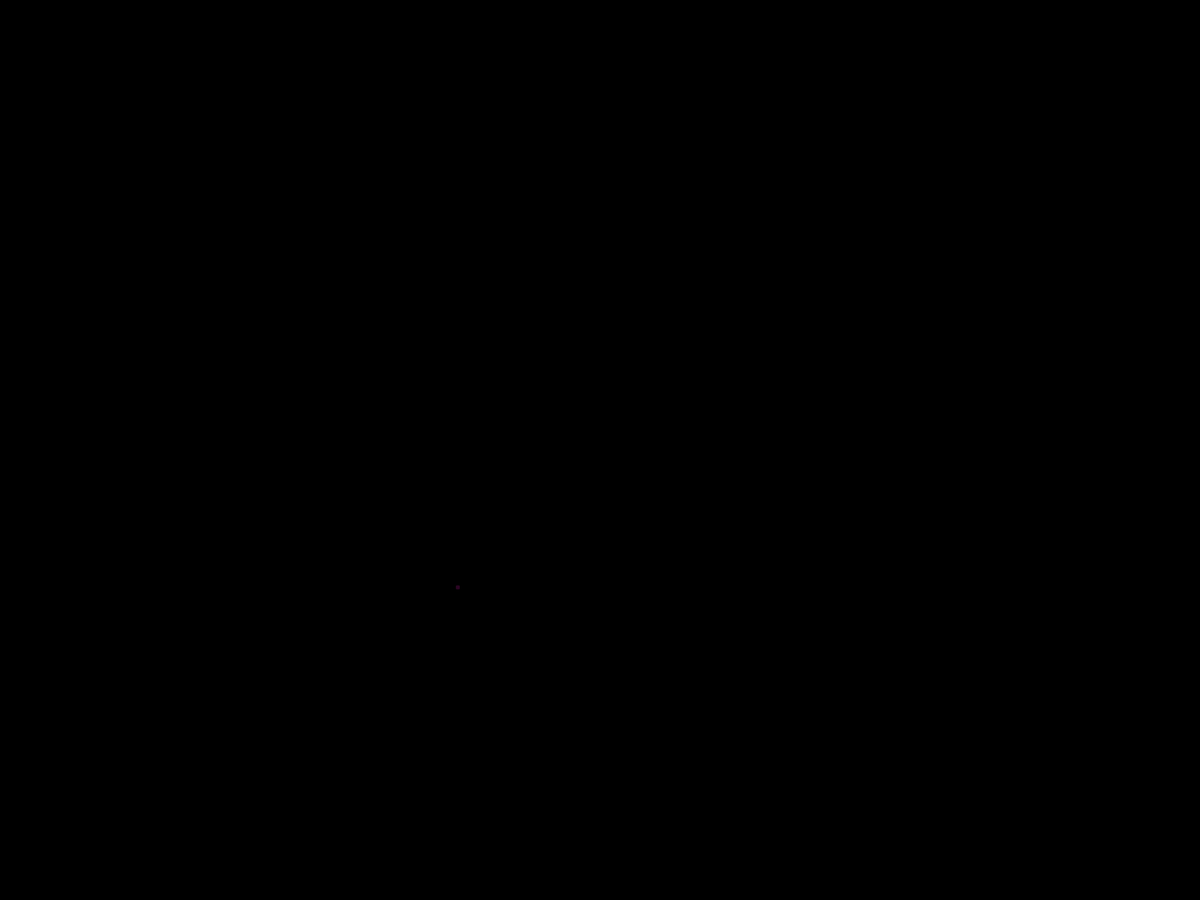
Frame 1 (no input)
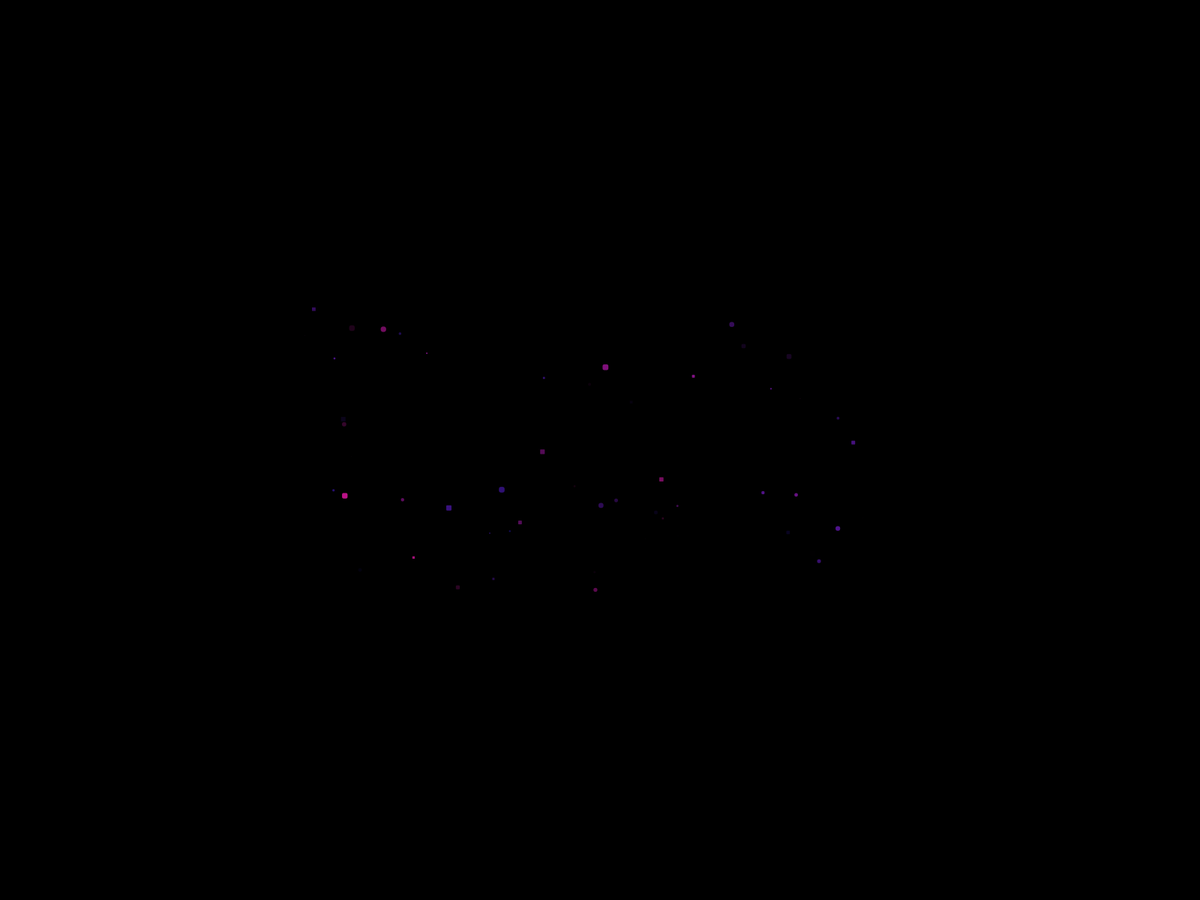
Frame 60 (the mouse pressed at the canvas centre just before this capture)
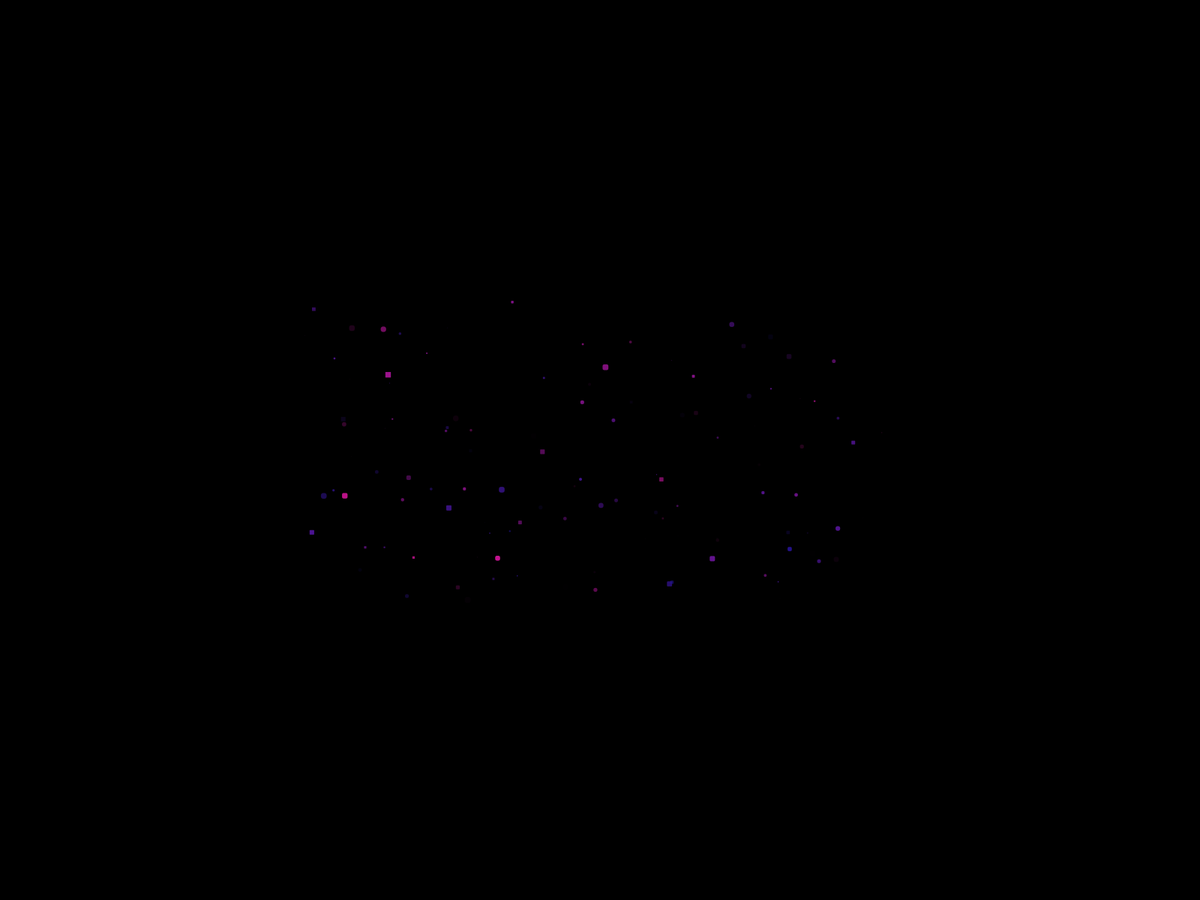
Frame 120 (the mouse held since frame 60 and released just before this capture)

The Processing sketch that drew these frames (run headless with seeded random() and noise(); from frame 60 on, the mouse is pressed at the canvas centre):

// Processing sketch: generative_algorithm
// ── generative_algorithm.pde
int x = 10;

void setup() {
  fullScreen();
  background(0);
  noStroke();
  fill(102);
}

void draw() {
  float randomSize = random(0,8);
  float randomPositionXNumber = generateRandomNumbers(true);
  float randomPositionYNumber = generateRandomNumbers(false);
 
  float randomOpacityNumber = random(0, 255);
  float randomRNumber = random(30, 210);
  float randomRadiusNumber = random(0,4);

  fill(randomRNumber, 20, 150, randomOpacityNumber);
  rect(randomPositionXNumber, randomPositionYNumber, randomSize, randomSize, randomRadiusNumber  ); 
}

float generateRandomNumbers(boolean coordinateX) {  
  if (coordinateX) {
    return random(width / 4, 3 * width / 4);
  } else {
    return random(height / 3, 2 * height / 3);
  }
}
